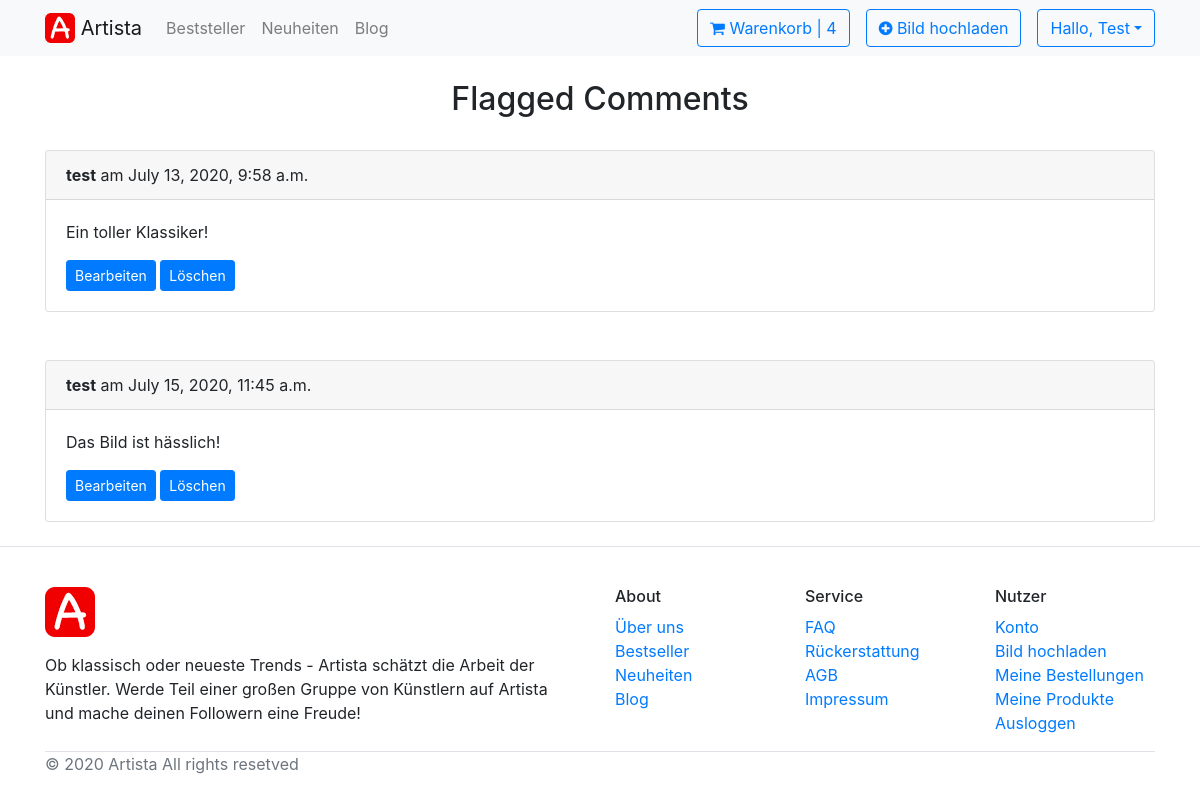
/customerservice/comments-with-flag/ (signed in), run on an earlier commit of the app's database.
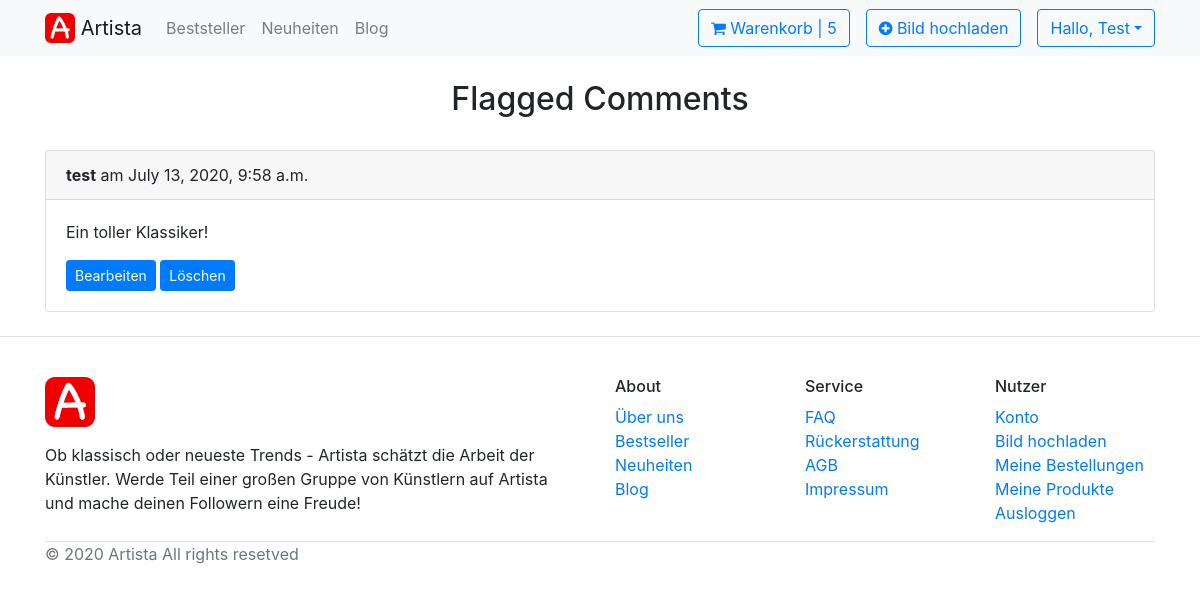
And on a later commit of the database.
### Shop/models.py (models this page shows, shortened)
class Comment(models.Model):
    text = models.TextField(max_length=500)
    timestamp = models.DateTimeField(auto_now_add=True)
    user = models.ForeignKey(ShopUser, on_delete=models.CASCADE)
    product = models.ForeignKey(Product, on_delete=models.CASCADE)
    class Meta:
        ordering = ['timestamp']
        verbose_name = 'Comment'
        verbose_name_plural = 'Comments'
    def get_comment_prefix(self):
        if len(self.text) > 50:
            return self.text[:50] + '...'
        else:
            return self.text
    def get_flags(self):
        flags = Vote_Comment.objects.filter(up_or_down_or_flag='F', comment=self)
        return flags
    def get_flags_count(self):
        return len(self.get_flags())
    def __str__(self):
        return self.get_comment_prefix() + ' (' + self.user.username + ')'

### Profile/models.py (models this page shows)
class ShopUser(AbstractUser):
    profile_picture = models.ImageField(upload_to='profile_pictures/', blank=True, null=True)
    instagram_handle = models.CharField(max_length=100, blank=True, null=True)

### Customerservice/views.py (the view, shortened to what this page needs)
# urls.py: path('comments-with-flag/', views.CommentsFlagView.as_view(), name='comments-flag'),
class CommentsFlagView(ListView):
    model = Comment
    context_object_name = 'comments_with_flag'
    template_name = 'comments-flag.html'
    def get_context_data(self, **kwargs):
        context = super(CommentsFlagView, self).get_context_data(**kwargs)
        ids = []
        comments = Comment.objects.all()
        for comment in comments:
            print(comment)
            print(comment.get_flags_count())
            if comment.get_flags_count() > 0:
                ids.append(comment.id)
        can_delete = False
        user = self.request.user
        if not user.is_anonymous:
            can_delete = user.is_superuser or user.is_staff
            context['can_delete'] = can_delete
            context['comments_filter'] = Comment.objects.filter(id__in=ids)
            return context

### Shop/context_processors.py (called while the page is built)
def cartitems_processor(request):
    if Order.objects.all():
        cartItems = 0
        items = Order.objects.all()
        for item in items:
            cartItems = cartItems + item.get_cart_items
    return {'cartItems': cartItems}

### Shop/models.py (called while the page is built)
    @property
    def get_cart_items(self):
        orderitems = self.orderitem_set.all()
        total = sum([item.quantity for item in orderitems])
        return total

### Customerservice/templates/comments-flag.html (shortened to what this page needs)
{% extends 'Shop/base.html' %}
{% load static %}
{% block content %}
    <div class="container">
{% block logged_in_content %}
    <h2 class="text-center mt-4">Flagged Comments</h2>
    {% for comment in comments_filter %}
        <br>
        <div class="card">
         <div class="card-header">
             <strong>{{ comment.user.username }}</strong> am {{ comment.timestamp }}
  </div>
        <div class="card-body">
            <p class="card-text">{{ comment.text }}</p>
                    {% if can_delete %}
            <form method="POST">
                <button class="btn btn-primary btn-sm" type="submit" name="edit">Bearbeiten</button>
                <button class="btn btn-primary btn-sm" type="submit" name="delete">Löschen</button>
            </form>
        </div>
        </div>
            <br>
        {% endif %}
    {% endfor %}
{% endblock logged_in_content %}
    </div>
{% endblock content %}

### Shop/templates/Shop/utils/navbar.html (shortened to what this page needs)
{% load static %}
<nav class="navbar navbar-expand-lg navbar-light bg-light">
<div class="container">
  <a class="navbar-brand" href="{% url 'home' %}">
     <img src=" {% static '/images/Artista_Logo.png' %}" width="30" height="30" class="d-inline-block align-top" alt="">
      Artista
  </a>
  <div class="collapse navbar-collapse" id="navbarSupportedContent">
    <ul class="navbar-nav mr-auto">
      <li class="nav-item">
        <a class="nav-link" href="#">Beststeller </a>
      </li>
      <li class="nav-item">
        <a class="nav-link" href="#">Neuheiten </a>
      </li>
      <li class="nav-item">
        <a class="nav-link" href="#">Blog </a>
      </li>
    </ul>
    <ul class="navbar-nav ml-auto">
      <li class="nav-item">
          <a class="btn btn-outline-primary" href="{% url 'cart' %}"><i class="fa fa fa-shopping-cart fa-sm"></i> Warenkorb | {{ cartItems | default:"0"}}</a>
      </li>
      {% if user.is_authenticated or shopuser.is_authenticated %}
      <li class="nav-item px-3">
        <a class="btn btn-outline-primary" href="{% url 'upload' %}"><i class="fa fa fa-plus-circle fa-sm"></i> Bild hochladen</a>
      </li>
        <div class="dropdown">
        <button class="btn btn-outline-primary dropdown-toggle" type="button" id="dropdownMenuButton" data-toggle="dropdown" aria-haspopup="true" aria-expanded="false">Hallo, {{ user.username | title }}</button>
</div>
      {% else %}
      <li>
        <a class="btn btn-warning ml-3" href="{% url 'login' %}">Anmelden</a>
      </li>
      {% endif %}
    </ul>
  </div>
</div>
</nav>

What changed in the data, as far as the page shows it:
removed Comment: user.username "test", timestamp "July 15, 2020, 11:45 a.m.", text "Das Bild ist hässlich!"
Also different on the page:
{{ cartItems | default:"0" }}: "4" → "5"
